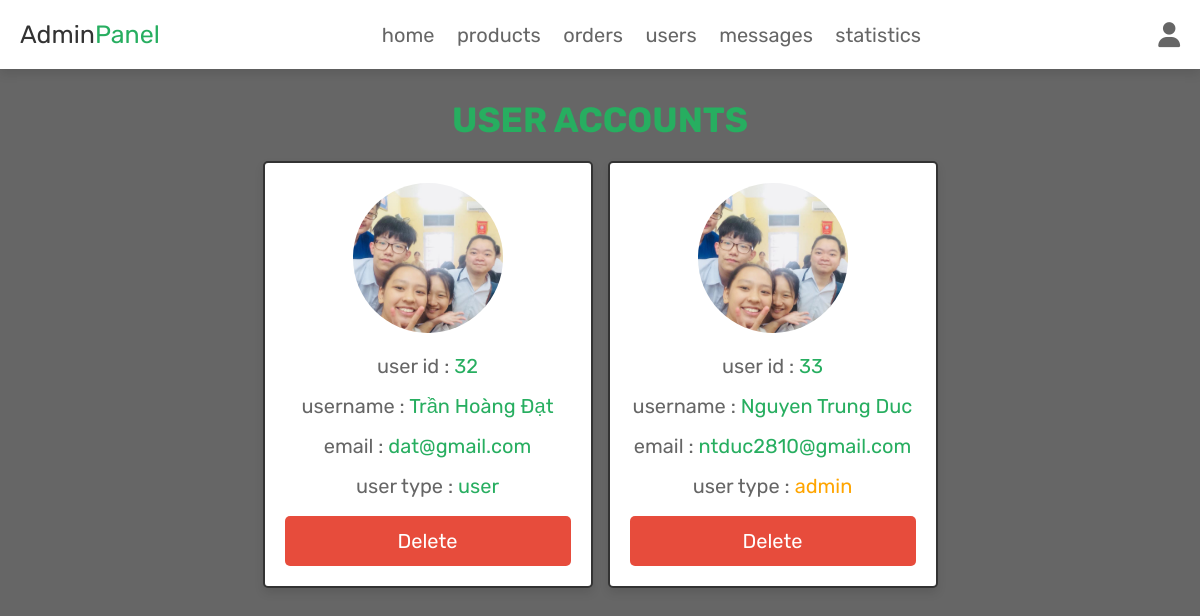
Page /admin_users.php (signed in) on the committed database.
### tables this page shows
CREATE TABLE `users` (
  `id` int(100) NOT NULL,
  `name` varchar(100) NOT NULL,
  `email` varchar(100) NOT NULL,
  `password` varchar(100) NOT NULL,
  `user_type` varchar(20) NOT NULL DEFAULT 'user',
  `image` varchar(100) NOT NULL
);

### admin_users.php (the view, shortened to what this page needs)
<?php
@include 'config.php';
?>
<!DOCTYPE html>
<html lang="en">
<head>
   <link rel="stylesheet" href="https://cdnjs.cloudflare.com/ajax/libs/font-awesome/6.1.1/css/all.min.css">
   <link rel="stylesheet" href="css/admin_style.css">
</head>
<body>
<?php include 'admin_header.php'; ?>
<section class="user-accounts">
   <h1 class="title">user accounts</h1>
   <div class="box-container">
      <?php
         $select_users = $conn->prepare("SELECT * FROM `users`");
         $select_users->execute();
         while($fetch_users = $select_users->fetch(PDO::FETCH_ASSOC)){
      ?>
      <div class="box">
         <img src="uploaded_img/<?= $fetch_users['image']; ?>" alt="">
         <p> user id : <span><?= $fetch_users['id']; ?></span></p>
         <p> username : <span><?= $fetch_users['name']; ?></span></p>
         <p> email : <span><?= $fetch_users['email']; ?></span></p>
         <p> user type : <span style=" color:<?php if($fetch_users['user_type'] == 'admin'){ echo 'orange'; }; ?>"><?= $fetch_users['user_type']; ?></span></p>
         <a href="admin_users.php?delete=<?= $fetch_users['id']; ?>" onclick="return confirm('delete this user?');" class="delete-btn">delete</a>
      </div>
      <?php
      }
      ?>
   </div>
</section>
</body>
</html>

### css/admin_style.css (style rules this page uses)
.user-accounts .box-container { display: grid; grid-template-columns: repeat(auto-fit, 33rem); gap:1.5rem; align-items: flex-start; justify-content:center; }
.user-accounts .box-container .box { border:var(--border); box-shadow: var(--box-shadow); background-color: var(--white); border-radius: .5rem; padding:2rem; text-align: center; }
.user-accounts .box-container .box img { height: 15rem; width: 15rem; border-radius: 50%; object-fit: cover; margin-bottom: 1rem; }
.user-accounts .box-container .box p { line-height: 1.5; padding:.5rem 0; font-size: 2rem; color:var(--light-color); }
.user-accounts .box-container .box p span { color:var(--green); }

### css/components.css (style rules this page uses)
:root { --green:#27ae60; --orange:#f39c12; --red:#e74c3c; --black:#333; --light-color:#666; --white:#fff; --light-bg:#f6f6f6; --border:.2rem solid var(--black); --box-shadow:0 .5rem 1rem rgba(0,0,0,.1); --purple:#800080; }
* { font-family: 'Rubik', sans-serif; margin:0; padding:0; box-sizing: border-box; outline: none; border:none; text-decoration: none; color:var(--black); }
body { background-color: var(--light-color) ; }
html { font-size: 62.5%; overflow-x: hidden; scroll-behavior: smooth; scroll-padding-top: 6.5rem; }
section { padding:3rem 2rem; max-width: 1200px; margin:0 auto; }
.btn, .delete-btn, .option-btn { display: block; width: 100%; margin-top: 1rem; border-radius: .5rem; color:var(--white); font-size: 2rem; padding:1.3rem 3rem; text-transform: capitalize; cursor: pointer; text-align: center; }
.delete-btn { background-color: var(--red); }
.title { text-align: center; margin-bottom: 2rem; text-transform: uppercase; color:var(--green); font-size: 3.5rem; }

### rows in the picture
users: image (picture), id "32", name "Trần Hoàng Đạt", email "dat@gmail.com", user_type "user"
users: image (picture), id "33", name "Nguyen Trung Duc", email "ntduc2810@gmail.com", user_type "admin"
